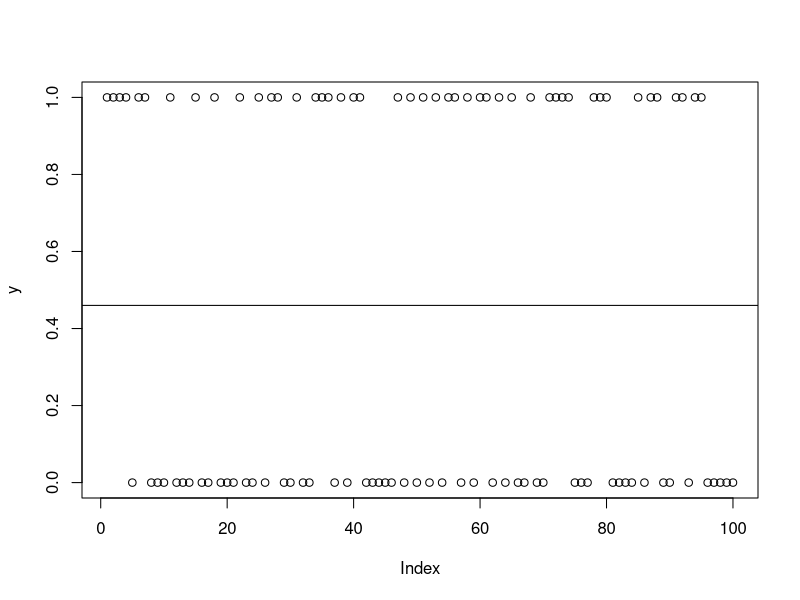
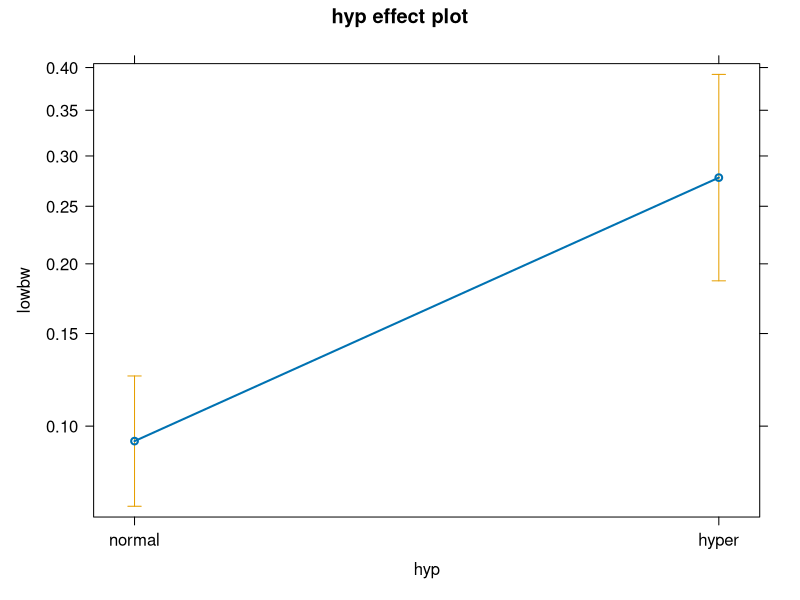
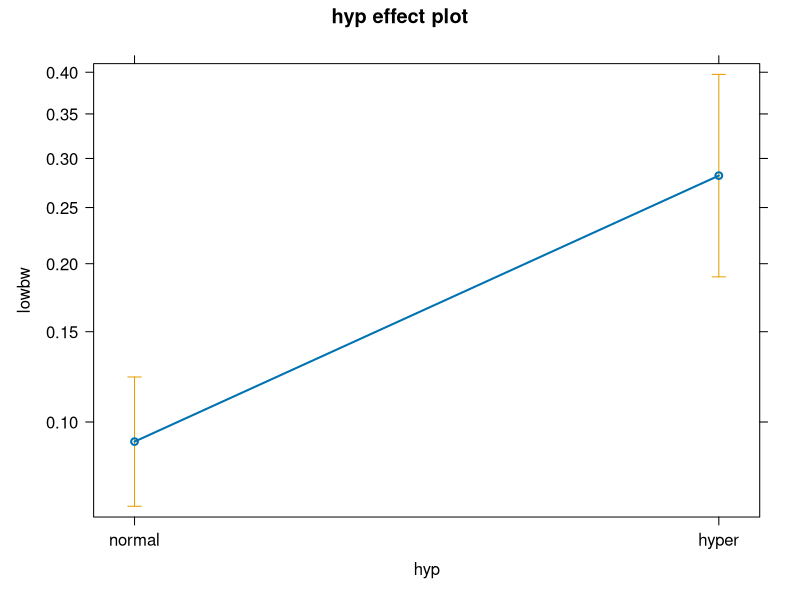
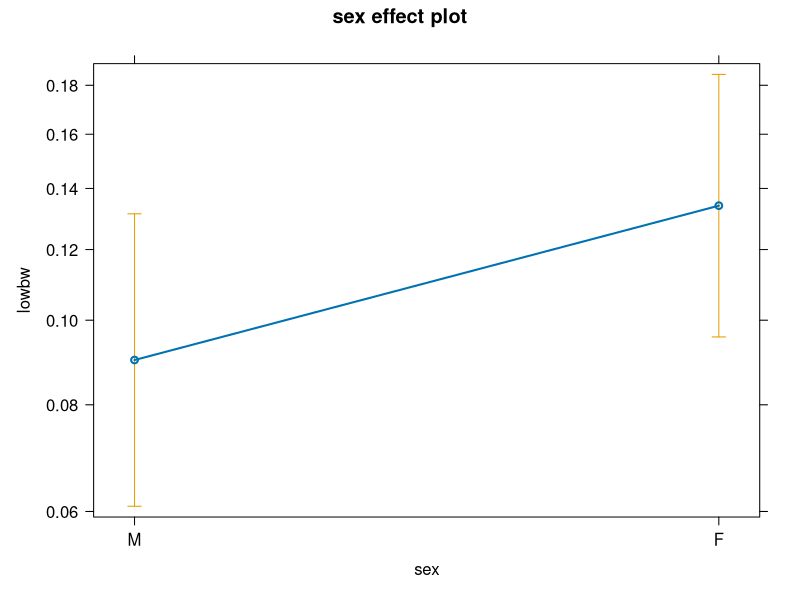
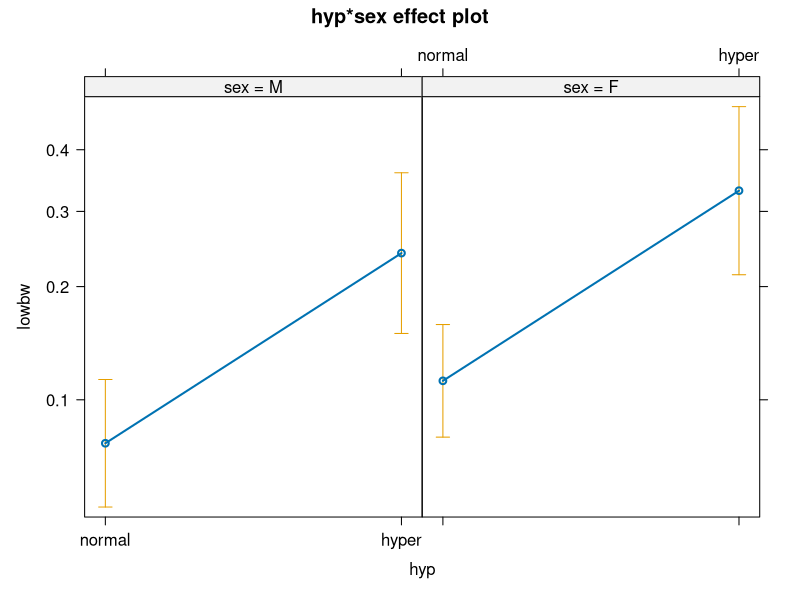
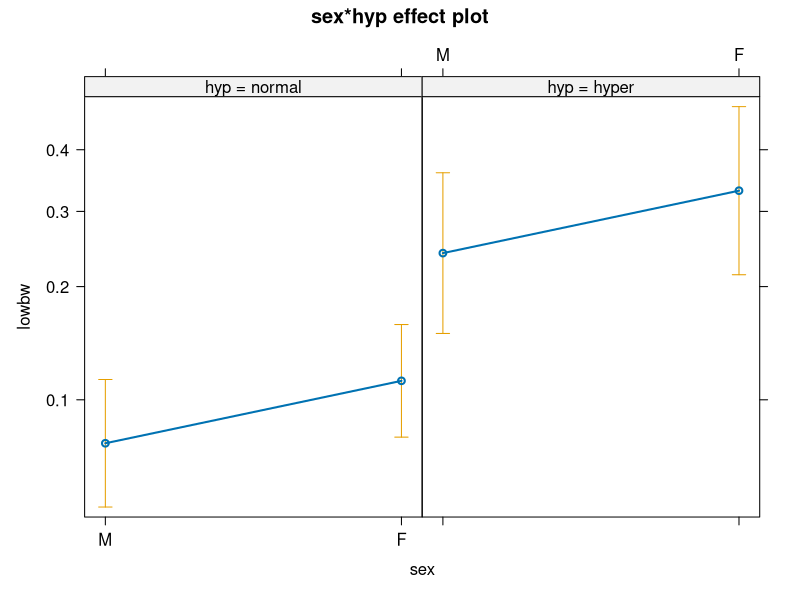
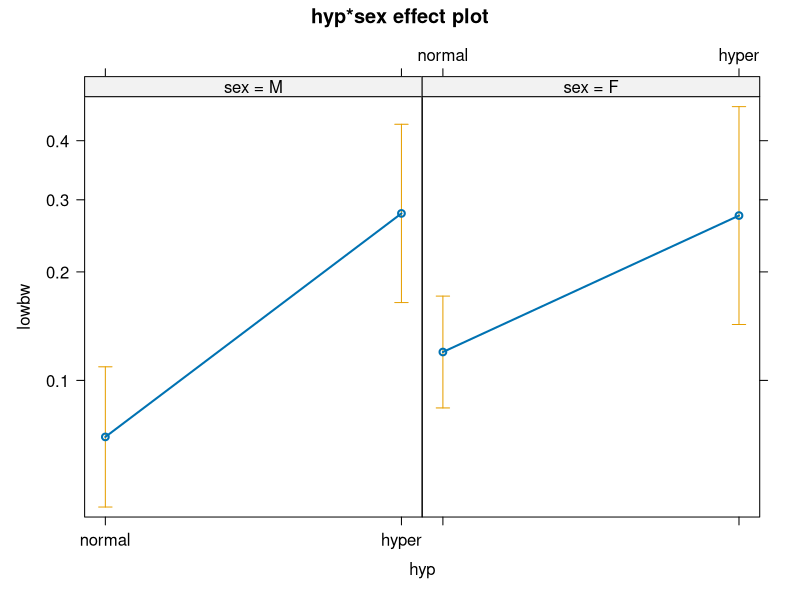
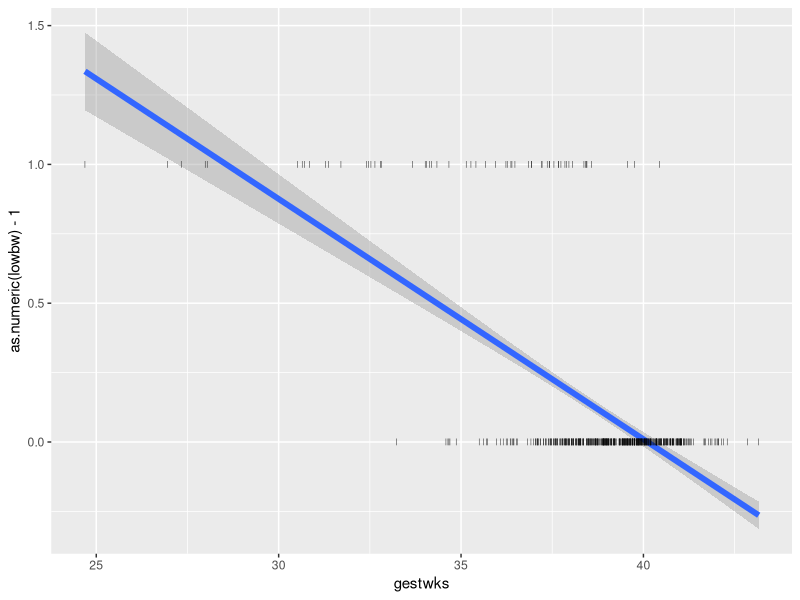

Reproduce these figures in R, in order.
## Exercise
## The excel file data.xlsx contains the worksheets mother and child
## containing respective parts of the births data set. Use the
## read_excel() command to read both data sets and

require(readxl)
excel_sheets("data.xlsx")

mdata <- read_excel("data.xlsx","mother")
cdata <- read_excel("data.xlsx","child")


## use merge() to join them
names(mdata)
names(cdata)

intersect(names(mdata),names(cdata))


births <- merge(mdata,cdata)
births <- merge(mdata,cdata,by=c("id","preterm"))

str(births)

summary(births$hyp)
births$hyp <- factor(births$hyp,levels = c("normal","hyper"))
summary(births$hyp)

summary(births$lowbw)
births$lowbw <- factor(births$lowbw,levels = c("normal","low"))
summary(births$lowbw)

summary(births$sex)
births$sex <- factor(births$sex,levels = c("M","F"))
summary(births$sex)

summary(births$preterm)
births$preterm <- factor(births$preterm,levels = c("preterm","normal"))
summary(births$preterm)

## from lm() to glm()
m1 <- lm(bweight ~ hyp, data=births)
m2 <- glm(bweight ~ hyp, family=gaussian, data=births)

## binary response
y <- sample(0:1,100, replace = T)

plot(y)
abline(h=mean(y))

p <- seq(0,1,by=0.05)

p/(1-p)

log(p/(1-p))

## inverse logit function

invlogit <- function(x){
    exp(x)/(1+exp(x))
}

## install and load the arm package, there is also a invlogit function

## low birth weight model
m <- glm(lowbw ~ hyp, family=binomial, data=births)

invlogit(coef(m)[1])
invlogit(coef(m)[1] + coef(m)[2])

table(births$lowbw,births$hyp)

40/(388+40)
20/(52 + 20)

## proportion test
prop.test(c(20,40),c(72,428))
chisq.test(table(births$lowbw,births$hyp))

## effects plot
require(effects)
Effect("hyp",m)

plot(Effect("hyp",m))

## effects
Effect("hyp",m)


## controlling for sex
m2 <- glm(lowbw ~ hyp+sex, family=binomial, data=births)
summary(m2)

invlogit(coef(m2)[1])

m3 <- glm(lowbw ~ hyp*sex, family=binomial, data=births)
summary(m3)



Effect("hyp",m2)
Effect("sex",m2)

plot(Effect("hyp",m2))
plot(Effect("sex",m2))

Effect(c("hyp","sex"),m2)
Effect(c("sex","hyp"),m2)

plot(Effect(c("hyp","sex"),m2))
plot(Effect(c("sex","hyp"),m2))



## Exercise
## the estimated probability for moms with hypertension to get
## a baby with low birth weight for all three models

Effect("hyp",m)
Effect("hyp",m2)
Effect("hyp",m3)


## is their a difference in effects between boys and girls?
## Which model can answer this question?

allEffects(m2)
allEffects(m3)

plot(Effect(c("hyp","sex"),m3))

m4 <- glm(lowbw ~ sex + sex:hyp, family=binomial, data=births)
summary(m4)

m4 <- glm(lowbw ~ sex/hyp, family=binomial, data=births)
m4

## Exercise
allEffects(m3)
allEffects(m4)

## understanding the coefficients
ftable(births$hyp,
       births$sex,
       births$lowbw)


## logistic regression
m5 <- glm(lowbw ~ gestwks, family = binomial, data= births)
summary(m5)

## understanding the effects
### intercept
invlogit(coef(m5)[1])

### slope
exp(coef(m5)[2])

p.from.odds <- function(odds) odds/(1+odds)
odds.from.p <- function(p) p/(1-p)

odds.from.p(0.01779725)/odds.from.p(0.04252149)


## exercise

Effect("gestwks",m5)
Effect("gestwks",m5,xlevels = list(gestwks = c(20,30,40)))

## use the command to gain the estimated probability of
## low birth weight for a gestational age of 27 and 36 weeks

Effect("gestwks",m5,xlevels = list(gestwks = c(27,36)))


require(ggplot2)
ggplot(births,aes(x = gestwks, y = as.numeric(lowbw)-1)) +
    geom_smooth(method = "glm", family = "binomial",se = T,size = 2) +
    geom_point(shape="|")

ggsave("img/glmggplot.png")


## try to change the axis titles (xlab() and ylab())
## add a title (ggtitle())

ggplot(births,aes(x = gestwks, y = as.numeric(lowbw)-1)) +
    geom_smooth(method = "glm", family = "binomial",se = T,size = 2) +
    geom_point(shape="|") +
    xlab("gestational age") +
    ylab("probability of low birth weight") +
    ggtitle("probability of low birth weight dependent on gestational age")

## change the colour of the function to black
## change the colour of the points to red for the low birth weight
## and to green for the one with normal birth weight
ggplot(births,aes(x = gestwks, y = as.numeric(lowbw)-1)) +
    geom_smooth(method = "glm", family = "binomial",
                se = T,size = 2, colour = "black") +
    geom_point(shape="|",aes(colour = lowbw),size = 3) +
    scale_colour_manual(values = c("forestgreen","firebrick")) +
    xlab("gestational age") +
    ylab("probability of low birth weight") +
    ggtitle("probability of low birth weight dependent on gestational age")


## change the position of the legend;
## place it somewhere near the upper right corner
## inside the plotting area
ggplot(births,aes(x = gestwks, y = as.numeric(lowbw)-1)) +
    geom_smooth(method = "glm", family = "binomial",
                se = T,size = 2, colour = "black") +
    geom_point(shape="|",aes(colour = lowbw),size = 3) +
    scale_colour_manual(values = c("forestgreen","firebrick")) +
    xlab("gestational age") +
    ylab("probability of low birth weight") +
    ggtitle("probability of low birth weight dependent on gestational age") +
    theme(
        legend.position = c(0.9,0.85)
    )
